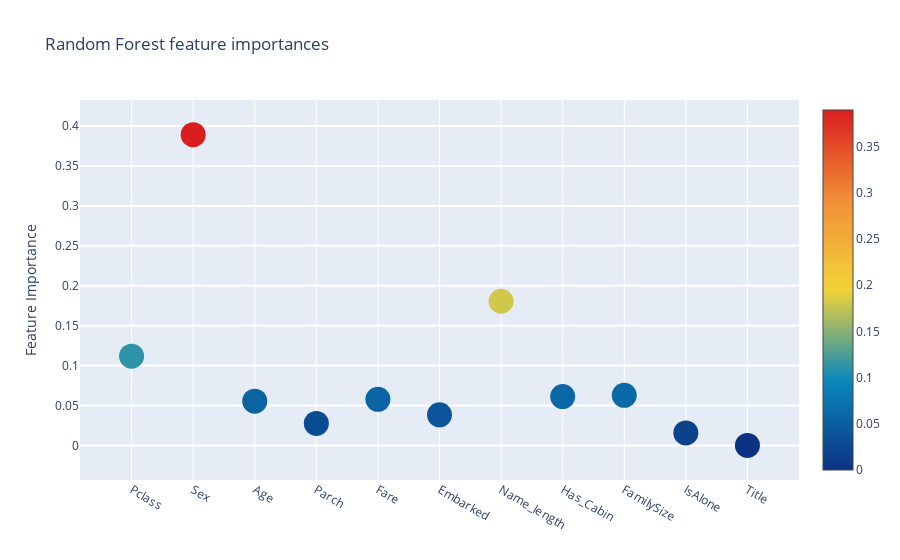
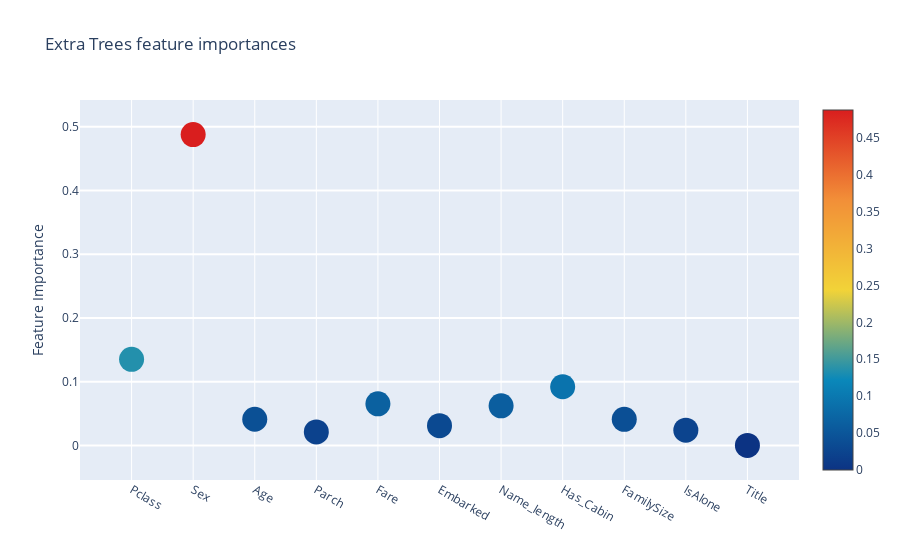
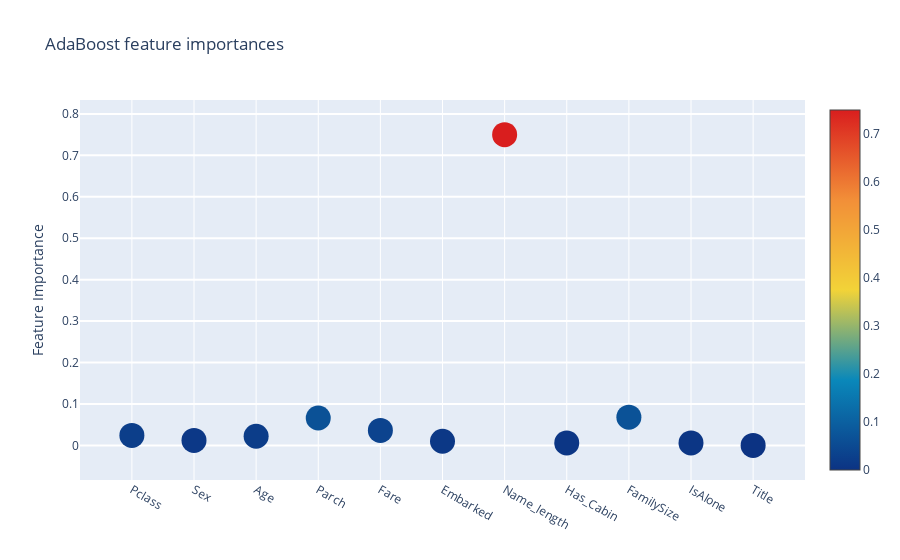
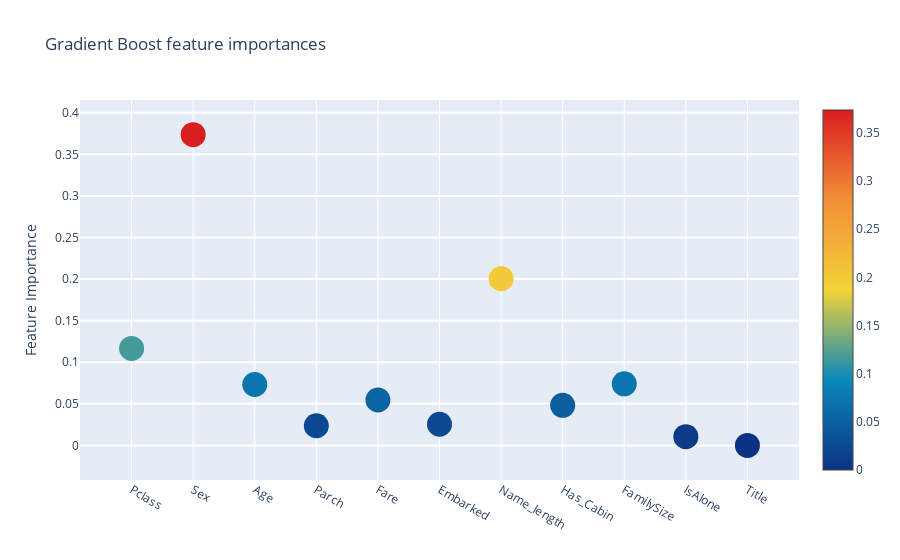

Notebook code cell kept with these figures, in order:
### Code cell
# # Scatter plot
# trace = go.Scatter(
#     y = feature_dataframe['Random Forest feature importances'].values,
#     x = feature_dataframe['features'].values,
#     mode='markers',
#     marker=dict(
#         sizemode='diameter',
#         sizeref=1,
#         size=25,
#         # size=feature_dataframe['AdaBoost feature importances'].values,
#         # color=np.random.randn(500), # set color equal to a variable
#         color=feature_dataframe['Random Forest feature importances'].values,
#         colorscale='Portland',
#         showscale=True
#     ),
#     text=feature_dataframe['features'].values
# )
# data = [trace]

# layout = go.Layout(
#     autosize=True,
#     title='Random Forest Feature Importance',
#     hovermode='closest',
#     # xaxis=dict(
#     #     tilte='Pop',
#     #     ticklen=5,
#     #     zeroline=False,
#     #     gridwidth=2
#     # ),
#     yaxis=dict(
#         title='Feature Importance',
#         ticklen=5,
#         gridwidth=2
#     ),
#     showlegend=False
# )
# fig = go.Figure(data=data, layout=layout)
# py.iplot(fig, filename='scatter2010')

# # Scatter plot
# trace = go.Scatter(
#     y=feature_dataframe['Extra Trees feature importances'].values,
#     x=feature_dataframe['features'].values,
#     mode='markers',
#     marker=dict(
#         sizemode='diameter',
#         sizeref=1,
#         size=25,
#         # size=feature_dataframe['AdaBoost feature importances'].values,
#         # color=np.random.randn(500), # set color equal to a variable
#         color=feature_dataframe['Extra Trees feature importances'].values,
#         colorscale='Portland',
#         showscale=True
#     ),
#     text=feature_dataframe['features'].values
# )
# data = [trace]

# layout = go.Layout(
#     autosize=True,
#     title='Extra Trees Feature Importance',
#     hovermode='closest',
#     # xaxis=dict(
#     #     tilte='Pop',
#     #     ticklen=5,
#     #     zeroline=False,
#     #     gridwidth=2
#     # ),
#     yaxis=dict(
#         title='Feature Importance',
#         ticklen=5,
#         gridwidth=2
#     ),
#     showlegend=False
# )
# fig = go.Figure(data=data, layout=layout)
# py.iplot(fig, filename='scatter2010')

# # Scatter plot
# trace = go.Scatter(
#     y=feature_dataframe['AdaBoost feature importances'].values,
#     x=feature_dataframe['features'].values,
#     mode='markers',
#     marker=dict(
#         sizemode='diameter',
#         sizeref=1,
#         size=25,
#         # size=feature_dataframe['AdaBoost feature importances'].values,
#         # color=np.random.randn(500), # set color equal to a variable
#         color=feature_dataframe['AdaBoost feature importances'].values,
#         colorscale='Portland',
#         showscale=True
#     ),
#     text=feature_dataframe['features'].values
# )
# data = [trace]

# layout = go.Layout(
#     autosize=True,
#     title='AdaBoost Feature Importance',
#     hovermode='closest',
#     # xaxis=dict(
#     #     tilte='Pop',
#     #     ticklen=5,
#     #     zeroline=False,
#     #     gridwidth=2
#     # ),
#     yaxis=dict(
#         title='Feature Importance',
#         ticklen=5,
#         gridwidth=2
#     ),
#     showlegend=False
# )
# fig = go.Figure(data=data, layout=layout)
# py.iplot(fig, filename='scatter2010')

# # Scatter plot
# trace = go.Scatter(
#     y=feature_dataframe['Gradient Boost feature importances'].values,
#     x=feature_dataframe['features'].values,
#     mode='markers',
#     marker=dict(
#         sizemode='diameter',
#         sizeref=1,
#         size=25,
#         # size=feature_dataframe['AdaBoost feature importances'].values,
#         # color=np.random.randn(500), # set color equal to a variable
#         color=feature_dataframe['Gradient Boost feature importances'].values,
#         colorscale='Portland',
#         showscale=True
#     ),
#     text=feature_dataframe['features'].values
# )
# data = [trace]

# layout = go.Layout(
#     autosize=True,
#     title='Gradient Boosting Feature Importance',
#     hovermode='closest',
#     # xaxis=dict(
#     #     tilte='Pop',
#     #     ticklen=5,
#     #     zeroline=False,
#     #     gridwidth=2
#     # ),
#     yaxis=dict(
#         title='Feature Importance',
#         ticklen=5,
#         gridwidth=2
#     ),
#     showlegend=False
# )
# fig = go.Figure(data=data, layout=layout)
# py.iplot(fig, filename='scatter2010')


###################################################
# 상기 내용 반복문 작성
for col in feature_dataframe.columns[1:]:
    # Scatter plot
    trace = go.Scatter(
        y = feature_dataframe[col].values,
        x = feature_dataframe['features'].values,
        mode='markers',
        marker=dict(
            sizemode='diameter',
            sizeref=1,
            size=25,
            color=feature_dataframe[col].values,
            colorscale='Portland',
            showscale=True
        ),
        text=feature_dataframe['features'].values
    )
    data = [trace]

    layout = go.Layout(
        autosize=True,
        title=col,
        hovermode='closest',
        yaxis=dict(
            title='Feature Importance',
            ticklen=5,
            gridwidth=2
        ),
        showlegend=False
    )
    fig = go.Figure(data=data, layout=layout)
    py.iplot(fig, filename='scatter2010')

### Figure 1 — Plotly figure (JSON) as saved in the notebook; plotly's stock layout.template omitted (floating-point values rounded to 4 significant figures)
{"data": [{"marker": {"color": [0.1118, 0.3893, 0.05544, 0.02747, 0.05767, 0.03824, 0.1806, 0.06112, 0.06267, 0.01562, 0], "colorscale": [[0, "rgb(12,51,131)"], [0.25, "rgb(10,136,186)"], [0.5, "rgb(242,211,56)"], [0.75, "rgb(242,143,56)"], [1, "rgb(217,30,30)"]], "showscale": true, "size": 25, "sizemode": "diameter", "sizeref": 1}, "mode": "markers", "text": ["Pclass", "Sex", "Age", "Parch", "Fare", "Embarked", "Name_length", "Has_Cabin", "FamilySize", "IsAlone", "Title"], "type": "scatter", "x": ["Pclass", "Sex", "Age", "Parch", "Fare", "Embarked", "Name_length", "Has_Cabin", "FamilySize", "IsAlone", "Title"], "y": [0.1118, 0.3893, 0.05544, 0.02747, 0.05767, 0.03824, 0.1806, 0.06112, 0.06267, 0.01562, 0]}], "layout": {"autosize": true, "hovermode": "closest", "showlegend": false, "title": {"text": "Random Forest feature importances"}, "yaxis": {"gridwidth": 2, "ticklen": 5, "title": {"text": "Feature Importance"}}}}

### Figure 2 — Plotly figure (JSON) as saved in the notebook; plotly's stock layout.template omitted (floating-point values rounded to 4 significant figures)
{"data": [{"marker": {"color": [0.1351, 0.4877, 0.04097, 0.02117, 0.06527, 0.0309, 0.0621, 0.09204, 0.04087, 0.02382, 0], "colorscale": [[0, "rgb(12,51,131)"], [0.25, "rgb(10,136,186)"], [0.5, "rgb(242,211,56)"], [0.75, "rgb(242,143,56)"], [1, "rgb(217,30,30)"]], "showscale": true, "size": 25, "sizemode": "diameter", "sizeref": 1}, "mode": "markers", "text": ["Pclass", "Sex", "Age", "Parch", "Fare", "Embarked", "Name_length", "Has_Cabin", "FamilySize", "IsAlone", "Title"], "type": "scatter", "x": ["Pclass", "Sex", "Age", "Parch", "Fare", "Embarked", "Name_length", "Has_Cabin", "FamilySize", "IsAlone", "Title"], "y": [0.1351, 0.4877, 0.04097, 0.02117, 0.06527, 0.0309, 0.0621, 0.09204, 0.04087, 0.02382, 0]}], "layout": {"autosize": true, "hovermode": "closest", "showlegend": false, "title": {"text": "Extra Trees feature importances"}, "yaxis": {"gridwidth": 2, "ticklen": 5, "title": {"text": "Feature Importance"}}}}

### Figure 3 — Plotly figure (JSON) as saved in the notebook; plotly's stock layout.template omitted (floating-point values rounded to 4 significant figures)
{"data": [{"marker": {"color": [0.024, 0.012, 0.022, 0.066, 0.036, 0.01, 0.75, 0.006, 0.068, 0.006, 0], "colorscale": [[0, "rgb(12,51,131)"], [0.25, "rgb(10,136,186)"], [0.5, "rgb(242,211,56)"], [0.75, "rgb(242,143,56)"], [1, "rgb(217,30,30)"]], "showscale": true, "size": 25, "sizemode": "diameter", "sizeref": 1}, "mode": "markers", "text": ["Pclass", "Sex", "Age", "Parch", "Fare", "Embarked", "Name_length", "Has_Cabin", "FamilySize", "IsAlone", "Title"], "type": "scatter", "x": ["Pclass", "Sex", "Age", "Parch", "Fare", "Embarked", "Name_length", "Has_Cabin", "FamilySize", "IsAlone", "Title"], "y": [0.024, 0.012, 0.022, 0.066, 0.036, 0.01, 0.75, 0.006, 0.068, 0.006, 0]}], "layout": {"autosize": true, "hovermode": "closest", "showlegend": false, "title": {"text": "AdaBoost feature importances"}, "yaxis": {"gridwidth": 2, "ticklen": 5, "title": {"text": "Feature Importance"}}}}

### Figure 4 — Plotly figure (JSON) as saved in the notebook; plotly's stock layout.template omitted (floating-point values rounded to 4 significant figures)
{"data": [{"marker": {"color": [0.1166, 0.3737, 0.07318, 0.0236, 0.05454, 0.02543, 0.2004, 0.04811, 0.07404, 0.01043, 0], "colorscale": [[0, "rgb(12,51,131)"], [0.25, "rgb(10,136,186)"], [0.5, "rgb(242,211,56)"], [0.75, "rgb(242,143,56)"], [1, "rgb(217,30,30)"]], "showscale": true, "size": 25, "sizemode": "diameter", "sizeref": 1}, "mode": "markers", "text": ["Pclass", "Sex", "Age", "Parch", "Fare", "Embarked", "Name_length", "Has_Cabin", "FamilySize", "IsAlone", "Title"], "type": "scatter", "x": ["Pclass", "Sex", "Age", "Parch", "Fare", "Embarked", "Name_length", "Has_Cabin", "FamilySize", "IsAlone", "Title"], "y": [0.1166, 0.3737, 0.07318, 0.0236, 0.05454, 0.02543, 0.2004, 0.04811, 0.07404, 0.01043, 0]}], "layout": {"autosize": true, "hovermode": "closest", "showlegend": false, "title": {"text": "Gradient Boost feature importances"}, "yaxis": {"gridwidth": 2, "ticklen": 5, "title": {"text": "Feature Importance"}}}}
